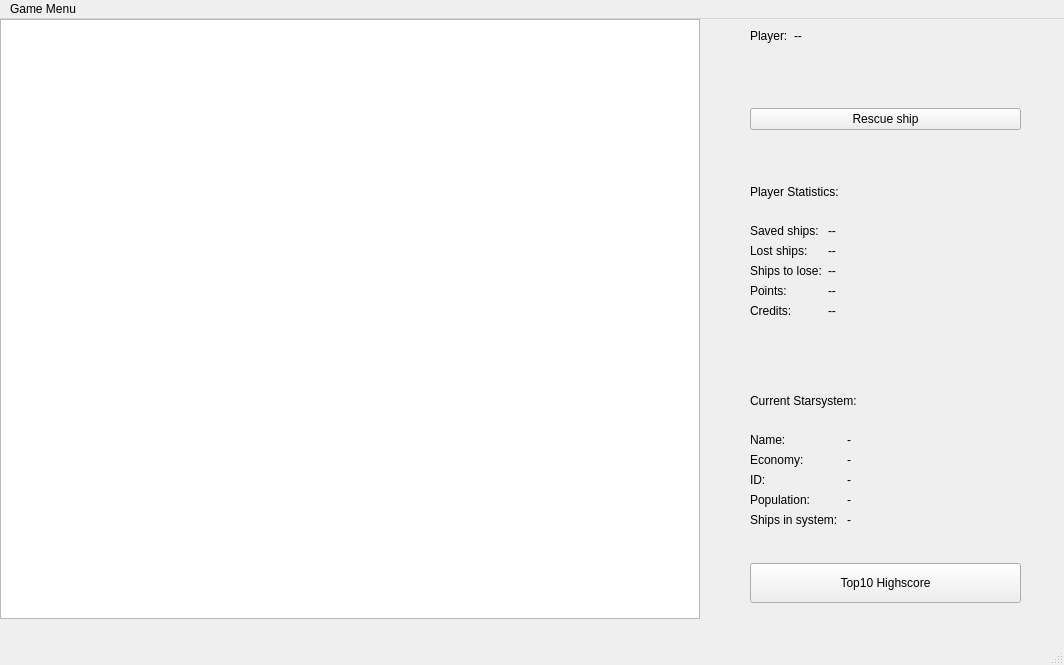
<?xml version="1.0" encoding="UTF-8"?>
<ui version="4.0">
 <class>GameWindow</class>
 <widget class="QMainWindow" name="GameWindow">
  <property name="geometry">
   <rect>
    <x>0</x>
    <y>0</y>
    <width>1064</width>
    <height>665</height>
   </rect>
  </property>
  <property name="windowTitle">
   <string>MainWindow</string>
  </property>
  <widget class="QWidget" name="centralwidget">
   <widget class="QGraphicsView" name="graphicsView">
    <property name="geometry">
     <rect>
      <x>0</x>
      <y>0</y>
      <width>700</width>
      <height>600</height>
     </rect>
    </property>
   </widget>
   <widget class="QWidget" name="verticalLayoutWidget">
    <property name="geometry">
     <rect>
      <x>750</x>
      <y>10</y>
      <width>271</width>
      <height>574</height>
     </rect>
    </property>
    <layout class="QVBoxLayout" name="verticalLayout">
     <item>
      <layout class="QFormLayout" name="nameForm">
       <item row="0" column="0">
        <widget class="QLabel" name="playerLabel">
         <property name="text">
          <string>Player:</string>
         </property>
        </widget>
       </item>
       <item row="0" column="1">
        <widget class="QLabel" name="nameLabel">
         <property name="text">
          <string>--</string>
         </property>
        </widget>
       </item>
      </layout>
     </item>
     <item>
      <spacer name="verticalSpacer_3">
       <property name="orientation">
        <enum>Qt::Vertical</enum>
       </property>
       <property name="sizeType">
        <enum>QSizePolicy::Minimum</enum>
       </property>
       <property name="sizeHint" stdset="0">
        <size>
         <width>17</width>
         <height>20</height>
        </size>
       </property>
      </spacer>
     </item>
     <item>
      <widget class="QPushButton" name="rescueButton">
       <property name="text">
        <string>Rescue ship</string>
       </property>
      </widget>
     </item>
     <item>
      <spacer name="verticalSpacer_2">
       <property name="orientation">
        <enum>Qt::Vertical</enum>
       </property>
       <property name="sizeType">
        <enum>QSizePolicy::Minimum</enum>
       </property>
       <property name="sizeHint" stdset="0">
        <size>
         <width>20</width>
         <height>30</height>
        </size>
       </property>
      </spacer>
     </item>
     <item>
      <widget class="QLabel" name="statsTitle">
       <property name="text">
        <string>Player Statistics:</string>
       </property>
      </widget>
     </item>
     <item>
      <layout class="QFormLayout" name="statsForm">
       <item row="0" column="0">
        <widget class="QLabel" name="savedLabel">
         <property name="text">
          <string>Saved ships:</string>
         </property>
        </widget>
       </item>
       <item row="1" column="0">
        <widget class="QLabel" name="lostLabel">
         <property name="text">
          <string>Lost ships:</string>
         </property>
        </widget>
       </item>
       <item row="4" column="0">
        <widget class="QLabel" name="creditLabel">
         <property name="text">
          <string>Credits:</string>
         </property>
        </widget>
       </item>
       <item row="3" column="0">
        <widget class="QLabel" name="pointLabel">
         <property name="text">
          <string>Points:</string>
         </property>
        </widget>
       </item>
       <item row="0" column="1">
        <widget class="QLabel" name="infoSaved">
         <property name="text">
          <string>--</string>
         </property>
        </widget>
       </item>
       <item row="1" column="1">
        <widget class="QLabel" name="infoLost">
         <property name="text">
          <string>--</string>
         </property>
        </widget>
       </item>
       <item row="3" column="1">
        <widget class="QLabel" name="infoPoints">
         <property name="text">
          <string>--</string>
         </property>
        </widget>
       </item>
       <item row="4" column="1">
        <widget class="QLabel" name="infoCredits">
         <property name="text">
          <string>--</string>
         </property>
        </widget>
       </item>
       <item row="2" column="0">
        <widget class="QLabel" name="loseLabel">
         <property name="text">
          <string>Ships to lose:</string>
         </property>
        </widget>
       </item>
       <item row="2" column="1">
        <widget class="QLabel" name="infoLose">
         <property name="text">
          <string>--</string>
         </property>
        </widget>
       </item>
      </layout>
     </item>
     <item>
      <spacer name="verticalSpacer">
       <property name="orientation">
        <enum>Qt::Vertical</enum>
       </property>
       <property name="sizeType">
        <enum>QSizePolicy::Minimum</enum>
       </property>
       <property name="sizeHint" stdset="0">
        <size>
         <width>20</width>
         <height>50</height>
        </size>
       </property>
      </spacer>
     </item>
     <item>
      <widget class="QLabel" name="systemTitle">
       <property name="text">
        <string>Current Starsystem:</string>
       </property>
      </widget>
     </item>
     <item>
      <layout class="QFormLayout" name="systemForm">
       <item row="0" column="0">
        <widget class="QLabel" name="sysNameLabel">
         <property name="text">
          <string>Name:</string>
         </property>
        </widget>
       </item>
       <item row="0" column="1">
        <widget class="QLabel" name="infoSysName">
         <property name="text">
          <string>-</string>
         </property>
        </widget>
       </item>
       <item row="1" column="0">
        <widget class="QLabel" name="economyLabel">
         <property name="text">
          <string>Economy: </string>
         </property>
        </widget>
       </item>
       <item row="1" column="1">
        <widget class="QLabel" name="infoEconomy">
         <property name="text">
          <string>-</string>
         </property>
        </widget>
       </item>
       <item row="2" column="0">
        <widget class="QLabel" name="idLabel">
         <property name="text">
          <string>ID:</string>
         </property>
        </widget>
       </item>
       <item row="2" column="1">
        <widget class="QLabel" name="infoId">
         <property name="text">
          <string>-</string>
         </property>
        </widget>
       </item>
       <item row="3" column="0">
        <widget class="QLabel" name="populationLabel">
         <property name="text">
          <string>Population:</string>
         </property>
        </widget>
       </item>
       <item row="3" column="1">
        <widget class="QLabel" name="infoPopulation">
         <property name="text">
          <string>-</string>
         </property>
        </widget>
       </item>
       <item row="4" column="0">
        <widget class="QLabel" name="sysShipLabel">
         <property name="text">
          <string>Ships in system: </string>
         </property>
        </widget>
       </item>
       <item row="4" column="1">
        <widget class="QLabel" name="infoSysShips">
         <property name="text">
          <string>-</string>
         </property>
        </widget>
       </item>
      </layout>
     </item>
     <item>
      <spacer name="verticalSpacer_4">
       <property name="orientation">
        <enum>Qt::Vertical</enum>
       </property>
       <property name="sizeType">
        <enum>QSizePolicy::Minimum</enum>
       </property>
       <property name="sizeHint" stdset="0">
        <size>
         <width>20</width>
         <height>30</height>
        </size>
       </property>
      </spacer>
     </item>
     <item>
      <widget class="QPushButton" name="scoreButton">
       <property name="sizePolicy">
        <sizepolicy hsizetype="Minimum" vsizetype="Fixed">
         <horstretch>0</horstretch>
         <verstretch>200</verstretch>
        </sizepolicy>
       </property>
       <property name="minimumSize">
        <size>
         <width>0</width>
         <height>40</height>
        </size>
       </property>
       <property name="text">
        <string>Top10 Highscore</string>
       </property>
      </widget>
     </item>
    </layout>
   </widget>
  </widget>
  <widget class="QMenuBar" name="menubar">
   <property name="geometry">
    <rect>
     <x>0</x>
     <y>0</y>
     <width>1064</width>
     <height>25</height>
    </rect>
   </property>
   <widget class="QMenu" name="menuMenu">
    <property name="title">
     <string>Game Menu</string>
    </property>
    <addaction name="actionNew_Game"/>
    <addaction name="actionQuit_Game"/>
   </widget>
   <addaction name="menuMenu"/>
  </widget>
  <widget class="QStatusBar" name="statusbar"/>
  <action name="actionQuit_Game">
   <property name="text">
    <string>Quit Game</string>
   </property>
  </action>
  <action name="actionNew_Game">
   <property name="text">
    <string>New Game</string>
   </property>
  </action>
 </widget>
 <resources/>
 <connections/>
 <slots>
  <slot>quitGame()</slot>
 </slots>
</ui>
